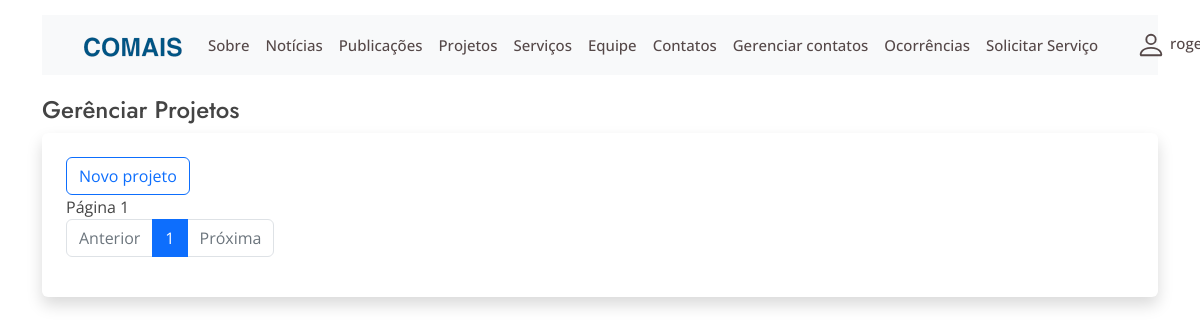
Before: /gerencia_projetos (signed in) with the older database file.
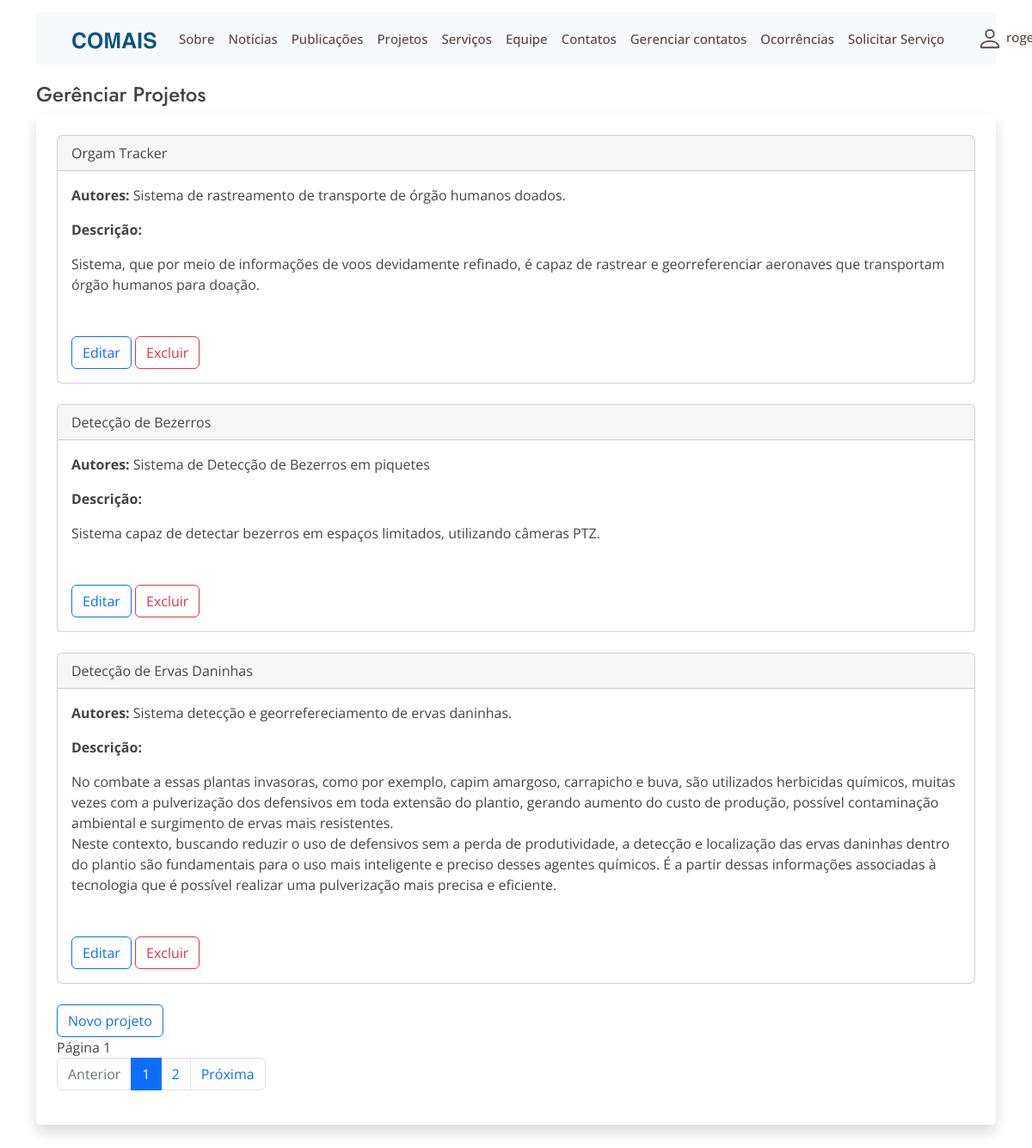
After: the same page with the newer database file.
### website/models.py (models this page shows, shortened)
class Projeto(models.Model):
    name = models.CharField('Nome',max_length=100)
    client = models.CharField('Cliente',max_length=100, null=True, blank=True)
    title = models.CharField('Título',max_length=100)
    type = models.ManyToManyField(TipoProjeto)
    date = models.DateField('Data')
    url = models.URLField('URL',max_length=100)
    description = models.TextField('Descrição', blank=True, null=True)
    image1 = models.ImageField('Imagem 1', upload_to='images/', blank=True, null=True)
    image2 = models.ImageField('Imagem 2', upload_to='images/', blank=True, null=True)
    image3 = models.ImageField('Imagem 3', upload_to='images/', blank=True, null=True)
    user = models.ForeignKey(User, blank=True,null=True, on_delete=models.SET_NULL, related_name="user")

### website/views.py (the view)
# urls.py: path('gerencia_projetos', views.gerencia_projetos, name='gerencia-projetos'),
@login_required
def gerencia_projetos(request):
    projetos = Projeto.objects.filter(user=request.user).order_by("-id")
    p = Paginator(projetos, 3)
    page = request.GET.get('page')
    projetos = p.get_page(page)
    return render(request,'gerencia_projetos.html', {'projetos':projetos})

### website/templates/gerencia_projetos.html (shortened to what this page needs)
{% extends 'base2.html'%}
{% block content %}
    <h4 class= "page-title">Gerênciar Projetos</h4>
    <div class=" shadow p-4 mb-5 bg-body rounded">
    {% for projeto in projetos %}
    <div class="card">
        <div class="card-header">
               {{projeto.name}}
        </div>
        <div class='row'>
            <div class="col ">
                    <div class='card-body'>
                        <p class="card-text" > <strong>Autores:</strong> {{projeto.title}}</p>
                        <p class="card-text" > <strong>Descrição:</strong> {{projeto.description|safe}}</p>
                    </div>
                </div>
                <div class="" >
                    <div class='card-body align-middle'>
                        <a class="btn btn-outline-primary" href="{% url 'editar-projeto' projeto.id %}">Editar</a>
                        <a class="btn btn-outline-danger" href="{% url 'delete-projeto' projeto.id %}">Excluir</a>
                    </div>
                </div>
            </div>
    </div>
    {% endfor %}
    <a class="btn btn-outline-primary" href="{% url 'cadastrar-projeto' %}">Novo projeto</a>
    <br/>
    Página {{ projetos.number }}
    <nav aria-label="...">
        <ul class="pagination">
          {% if projetos.number <= 3 %}
                <li class="page-item disabled">
                <a class="page-link"  href=""">Anterior</a>
            {% else %}
                <li class="page-item">
                <a class="page-link"  href="?page={{projetos.previous_page_number}}"> Anterior</a>
            {% endif %}
          </li>
          {% for page in projetos.paginator.page_range %}
             {% if projetos.number == page %}
                    <li class="page-item active">
                        <a class="page-link" href="?page={{page}}">{{page}}</a>
                    </li>
                {% else %}
                    <li class="page-item">
                        <a class="page-link" href="?page={{page}}">{{page}}</a>
                    </li>
               {% endif %}
            {% endfor %}
            {% if projetos.number == projetos.paginator.num_pages %}
                <li class="page-item disabled">
                <a class="page-link"  href=""">Próxima</a>
            {% else %}
                <li class="page-item">
                <a class="page-link"  href="?page={{projetos.next_page_number}}">Próxima</a>
            {% endif %}
        </ul>
      </nav>
      </div>
{% endblock  %}

Changed rows visible on the page:
added Projeto: name "Orgam Tracker", title "Sistema de rastreamento de transporte de órgão humanos doados.", description "Sistema, que por meio de informações de voos devidamente refinado, é capaz de rastrear e georreferenciar aeronaves que transportam órgão humanos para doação."
added Projeto: name "Detecção de Bezerros", title "Sistema de Detecção de Bezerros em piquetes", description "Sistema capaz de detectar bezerros em espaços limitados, utilizando câmeras PTZ."
added Projeto: name "Detecção de Ervas Daninhas", title "Sistema detecção e georrefereciamento de ervas daninhas.", description "No combate a essas plantas invasoras, como por exemplo, capim amargoso, carrapicho e buva, são utilizados herbicidas químicos, muitas vezes com a pulverização dos defensivos em toda extensão do plantio, gerando aumento do custo de produção, possível contaminação ambiental e surgimento de ervas mais resistentes. Neste contexto, buscando reduzir o uso de defensivos sem a perda de produtividade, a detecção e localização das ervas daninhas dentro do plantio são fundamentais para o uso mais inteligente e preciso desses agentes químicos. É a partir dessas informações associadas à tecnologia que é possível realizar uma pulverização mais precisa e eficiente."
Other visible differences:
new list line: "2"
